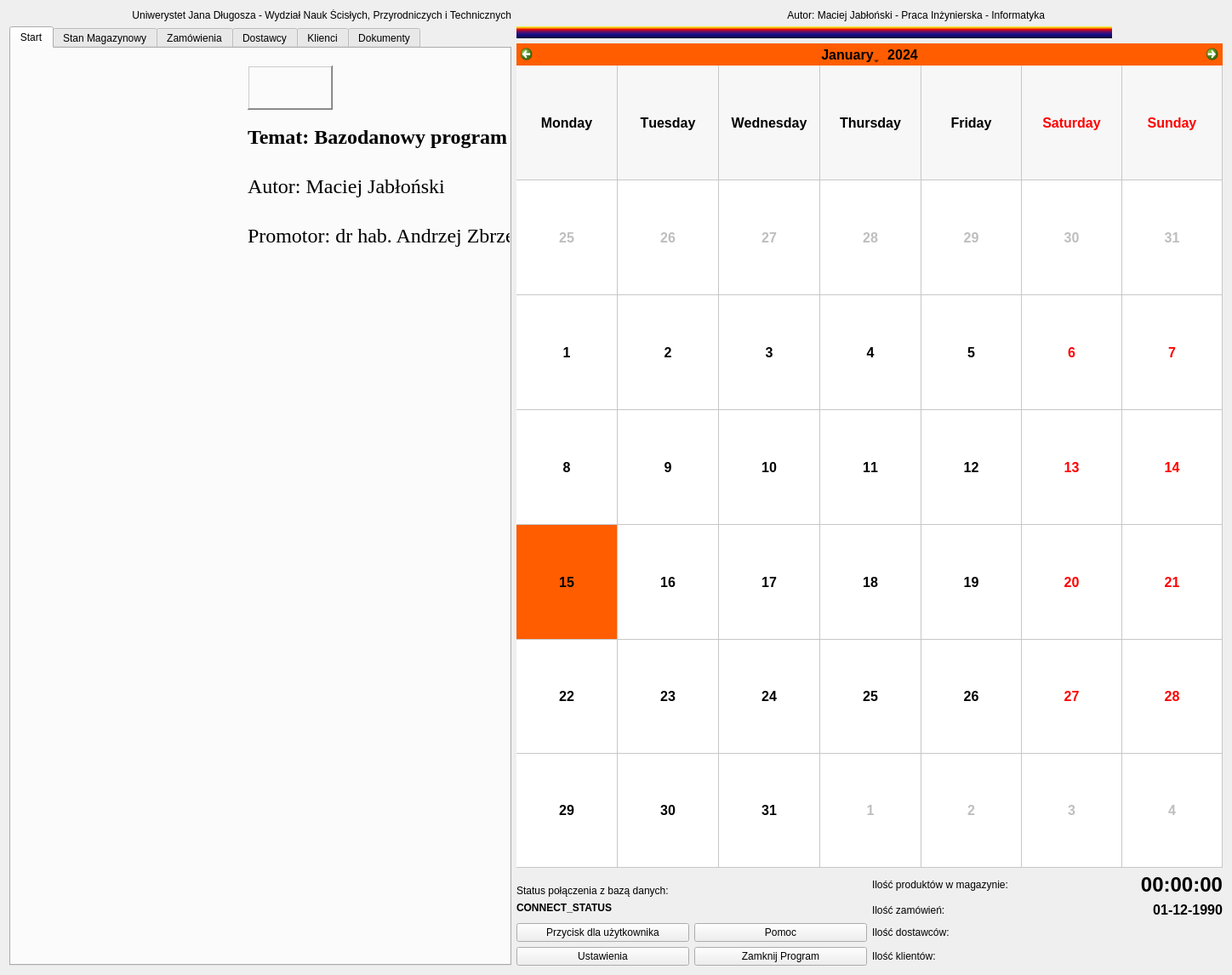
<?xml version="1.0" encoding="UTF-8"?>
<ui version="4.0">
 <class>Form</class>
 <widget class="QWidget" name="Form">
  <property name="geometry">
   <rect>
    <x>0</x>
    <y>0</y>
    <width>1448</width>
    <height>1146</height>
   </rect>
  </property>
  <property name="sizePolicy">
   <sizepolicy hsizetype="Expanding" vsizetype="Expanding">
    <horstretch>0</horstretch>
    <verstretch>0</verstretch>
   </sizepolicy>
  </property>
  <property name="focusPolicy">
   <enum>Qt::StrongFocus</enum>
  </property>
  <property name="windowTitle">
   <string>Form</string>
  </property>
  <layout class="QGridLayout" name="gridLayout_11">
   <item row="0" column="0">
    <widget class="QLabel" name="label_5">
     <property name="layoutDirection">
      <enum>Qt::LeftToRight</enum>
     </property>
     <property name="text">
      <string>Uniwerystet Jana Długosza - Wydział Nauk Ścisłych, Przyrodniczych i Technicznych</string>
     </property>
     <property name="alignment">
      <set>Qt::AlignBottom|Qt::AlignRight|Qt::AlignTrailing</set>
     </property>
    </widget>
   </item>
   <item row="0" column="1" colspan="3">
    <widget class="QLabel" name="label_2">
     <property name="text">
      <string>Autor: Maciej Jabłoński - Praca Inżynierska - Informatyka</string>
     </property>
     <property name="alignment">
      <set>Qt::AlignRight|Qt::AlignTop|Qt::AlignTrailing</set>
     </property>
    </widget>
   </item>
   <item row="1" column="0" rowspan="6">
    <widget class="QTabWidget" name="tableAll">
     <property name="sizePolicy">
      <sizepolicy hsizetype="MinimumExpanding" vsizetype="Expanding">
       <horstretch>0</horstretch>
       <verstretch>0</verstretch>
      </sizepolicy>
     </property>
     <property name="focusPolicy">
      <enum>Qt::StrongFocus</enum>
     </property>
     <property name="currentIndex">
      <number>0</number>
     </property>
     <widget class="QWidget" name="tabStart">
      <attribute name="title">
       <string>Start</string>
      </attribute>
      <widget class="QWidget" name="">
       <property name="geometry">
        <rect>
         <x>180</x>
         <y>20</y>
         <width>1096</width>
         <height>226</height>
        </rect>
       </property>
       <layout class="QGridLayout" name="gridLayout_10">
        <item row="0" column="0">
         <widget class="QLabel" name="ujd_logo">
          <property name="enabled">
           <bool>true</bool>
          </property>
          <property name="sizePolicy">
           <sizepolicy hsizetype="Fixed" vsizetype="Fixed">
            <horstretch>0</horstretch>
            <verstretch>0</verstretch>
           </sizepolicy>
          </property>
          <property name="maximumSize">
           <size>
            <width>100</width>
            <height>100</height>
           </size>
          </property>
          <property name="cursor">
           <cursorShape>PointingHandCursor</cursorShape>
          </property>
          <property name="frameShape">
           <enum>QFrame::WinPanel</enum>
          </property>
          <property name="frameShadow">
           <enum>QFrame::Raised</enum>
          </property>
          <property name="text">
           <string/>
          </property>
          <property name="pixmap">
           <pixmap>ujd_logo.png</pixmap>
          </property>
          <property name="scaledContents">
           <bool>true</bool>
          </property>
          <property name="alignment">
           <set>Qt::AlignCenter</set>
          </property>
          <property name="wordWrap">
           <bool>false</bool>
          </property>
         </widget>
        </item>
        <item row="1" column="0">
         <widget class="QLabel" name="label_6">
          <property name="font">
           <font>
            <family>Times New Roman</family>
            <pointsize>18</pointsize>
            <weight>75</weight>
            <bold>true</bold>
           </font>
          </property>
          <property name="focusPolicy">
           <enum>Qt::StrongFocus</enum>
          </property>
          <property name="text">
           <string>Temat: Bazodanowy program magazynowy z GUI napisany obiektowo w języku Python</string>
          </property>
         </widget>
        </item>
        <item row="2" column="0">
         <widget class="QLabel" name="label_7">
          <property name="font">
           <font>
            <family>Times New Roman</family>
            <pointsize>18</pointsize>
           </font>
          </property>
          <property name="text">
           <string>Autor: Maciej Jabłoński</string>
          </property>
         </widget>
        </item>
        <item row="3" column="0">
         <widget class="QLabel" name="label_8">
          <property name="font">
           <font>
            <family>Times New Roman</family>
            <pointsize>18</pointsize>
           </font>
          </property>
          <property name="text">
           <string>Promotor: dr hab. Andrzej Zbrzezny</string>
          </property>
         </widget>
        </item>
       </layout>
      </widget>
     </widget>
     <widget class="QWidget" name="tabMagazine">
      <property name="autoFillBackground">
       <bool>false</bool>
      </property>
      <attribute name="title">
       <string>Stan Magazynowy</string>
      </attribute>
      <layout class="QGridLayout" name="gridLayout_2">
       <item row="1" column="0">
        <widget class="QWidget" name="gridWidget_2" native="true">
         <property name="enabled">
          <bool>true</bool>
         </property>
         <property name="sizePolicy">
          <sizepolicy hsizetype="Maximum" vsizetype="Maximum">
           <horstretch>0</horstretch>
           <verstretch>0</verstretch>
          </sizepolicy>
         </property>
         <property name="layoutDirection">
          <enum>Qt::LeftToRight</enum>
         </property>
         <property name="autoFillBackground">
          <bool>false</bool>
         </property>
         <layout class="QGridLayout" name="gridLayout"/>
        </widget>
       </item>
       <item row="0" column="0">
        <layout class="QGridLayout" name="gridLayout_6">
         <item row="2" column="1" colspan="6">
          <widget class="QTableWidget" name="tableWidget">
           <property name="font">
            <font>
             <pointsize>9</pointsize>
            </font>
           </property>
           <property name="sortingEnabled">
            <bool>true</bool>
           </property>
           <attribute name="horizontalHeaderStretchLastSection">
            <bool>true</bool>
           </attribute>
           <attribute name="verticalHeaderCascadingSectionResizes">
            <bool>true</bool>
           </attribute>
           <attribute name="verticalHeaderShowSortIndicator" stdset="0">
            <bool>true</bool>
           </attribute>
           <attribute name="verticalHeaderStretchLastSection">
            <bool>false</bool>
           </attribute>
           <column>
            <property name="text">
             <string>ID Produktu</string>
            </property>
            <property name="font">
             <font>
              <weight>75</weight>
              <bold>true</bold>
             </font>
            </property>
           </column>
           <column>
            <property name="text">
             <string>Nazwa Towaru</string>
            </property>
            <property name="font">
             <font>
              <weight>75</weight>
              <bold>true</bold>
             </font>
            </property>
           </column>
           <column>
            <property name="text">
             <string>Cena</string>
            </property>
            <property name="font">
             <font>
              <weight>75</weight>
              <bold>true</bold>
             </font>
            </property>
           </column>
           <column>
            <property name="text">
             <string extracomment="Ilość dostępnych sztuk produktu">Ilość</string>
            </property>
            <property name="font">
             <font>
              <weight>75</weight>
              <bold>true</bold>
             </font>
            </property>
           </column>
           <column>
            <property name="text">
             <string extracomment="Informacja kto dostarcza dany produkt">Dostawca</string>
            </property>
            <property name="font">
             <font>
              <weight>75</weight>
              <bold>true</bold>
             </font>
            </property>
           </column>
           <column>
            <property name="text">
             <string extracomment="Miejsce w którym znajduje się element">Miejsce składowania</string>
            </property>
            <property name="toolTip">
             <string extracomment="Miejsce w którym znajduje się element"/>
            </property>
            <property name="whatsThis">
             <string extracomment="Miejsce w którym znajduje się element"/>
            </property>
            <property name="font">
             <font>
              <weight>75</weight>
              <bold>true</bold>
              <stylestrategy>PreferDefault</stylestrategy>
             </font>
            </property>
           </column>
          </widget>
         </item>
         <item row="1" column="6">
          <widget class="QRadioButton" name="search_by_magazineRadioButton">
           <property name="text">
            <string>Po Miejscu Składowania</string>
           </property>
          </widget>
         </item>
         <item row="1" column="4">
          <widget class="QRadioButton" name="search_by_nameRadioButton">
           <property name="text">
            <string>Po Nazwie Towaru</string>
           </property>
          </widget>
         </item>
         <item row="1" column="5">
          <widget class="QRadioButton" name="search_by_supplierRadioButton">
           <property name="text">
            <string>Po Dostawcy</string>
           </property>
          </widget>
         </item>
         <item row="1" column="3">
          <widget class="QLineEdit" name="lineEdit"/>
         </item>
         <item row="1" column="2">
          <widget class="QLabel" name="label_Wyszukaj">
           <property name="text">
            <string>Wyszukaj:</string>
           </property>
           <property name="alignment">
            <set>Qt::AlignRight|Qt::AlignTrailing|Qt::AlignVCenter</set>
           </property>
          </widget>
         </item>
        </layout>
       </item>
      </layout>
     </widget>
     <widget class="QWidget" name="tabOrders">
      <attribute name="title">
       <string>Zamówienia</string>
      </attribute>
      <layout class="QVBoxLayout" name="verticalLayout_3">
       <item>
        <layout class="QGridLayout" name="gridLayout_7">
         <item row="2" column="0" colspan="5">
          <widget class="QTableWidget" name="tableOrders">
           <property name="font">
            <font>
             <pointsize>9</pointsize>
            </font>
           </property>
           <property name="sortingEnabled">
            <bool>true</bool>
           </property>
           <attribute name="horizontalHeaderStretchLastSection">
            <bool>true</bool>
           </attribute>
           <attribute name="verticalHeaderCascadingSectionResizes">
            <bool>true</bool>
           </attribute>
           <attribute name="verticalHeaderShowSortIndicator" stdset="0">
            <bool>true</bool>
           </attribute>
           <attribute name="verticalHeaderStretchLastSection">
            <bool>false</bool>
           </attribute>
           <column>
            <property name="text">
             <string>ID Zamówienia</string>
            </property>
            <property name="font">
             <font>
              <weight>75</weight>
              <bold>true</bold>
             </font>
            </property>
           </column>
           <column>
            <property name="text">
             <string>Nazwa Klienta</string>
            </property>
            <property name="font">
             <font>
              <weight>75</weight>
              <bold>true</bold>
             </font>
            </property>
           </column>
           <column>
            <property name="text">
             <string>Zamówione Produkty</string>
            </property>
            <property name="font">
             <font>
              <weight>75</weight>
              <bold>true</bold>
             </font>
            </property>
           </column>
           <column>
            <property name="text">
             <string extracomment="Ilość dostępnych sztuk produktu">Cena do zapłaty</string>
            </property>
            <property name="font">
             <font>
              <weight>75</weight>
              <bold>true</bold>
             </font>
            </property>
           </column>
           <column>
            <property name="text">
             <string extracomment="Informacja kto dostarcza dany produkt">Adres wysyłki</string>
            </property>
            <property name="font">
             <font>
              <weight>75</weight>
              <bold>true</bold>
             </font>
            </property>
           </column>
           <column>
            <property name="text">
             <string extracomment="Miejsce w którym znajduje się element">Status Zamówienia</string>
            </property>
            <property name="toolTip">
             <string extracomment="Miejsce w którym znajduje się element"/>
            </property>
            <property name="whatsThis">
             <string extracomment="Miejsce w którym znajduje się element"/>
            </property>
            <property name="font">
             <font>
              <weight>75</weight>
              <bold>true</bold>
              <stylestrategy>PreferDefault</stylestrategy>
             </font>
            </property>
           </column>
          </widget>
         </item>
         <item row="0" column="2">
          <widget class="QRadioButton" name="search_by_orderID">
           <property name="text">
            <string>Po ID Zamówienia</string>
           </property>
          </widget>
         </item>
         <item row="0" column="1">
          <widget class="QLineEdit" name="lineEdit_2"/>
         </item>
         <item row="0" column="3">
          <widget class="QRadioButton" name="search_by_clientName">
           <property name="text">
            <string>Po Nazwie Klienta</string>
           </property>
          </widget>
         </item>
         <item row="0" column="0">
          <widget class="QLabel" name="label_Wyszukaj_2">
           <property name="text">
            <string>Wyszukaj:</string>
           </property>
          </widget>
         </item>
         <item row="0" column="4">
          <widget class="QRadioButton" name="search_by_sendAdress">
           <property name="text">
            <string>Po Adresie wysyłki</string>
           </property>
          </widget>
         </item>
        </layout>
       </item>
      </layout>
     </widget>
     <widget class="QWidget" name="tabSupplier">
      <attribute name="title">
       <string>Dostawcy</string>
      </attribute>
      <layout class="QGridLayout" name="gridLayout_13">
       <item row="0" column="0">
        <layout class="QGridLayout" name="gridLayout_12">
         <item row="6" column="0" colspan="5">
          <widget class="QTableWidget" name="tableSuppliers">
           <property name="selectionMode">
            <enum>QAbstractItemView::SingleSelection</enum>
           </property>
           <property name="sortingEnabled">
            <bool>true</bool>
           </property>
           <property name="cornerButtonEnabled">
            <bool>false</bool>
           </property>
           <attribute name="horizontalHeaderCascadingSectionResizes">
            <bool>true</bool>
           </attribute>
           <attribute name="horizontalHeaderStretchLastSection">
            <bool>true</bool>
           </attribute>
           <attribute name="verticalHeaderCascadingSectionResizes">
            <bool>true</bool>
           </attribute>
           <attribute name="verticalHeaderShowSortIndicator" stdset="0">
            <bool>true</bool>
           </attribute>
           <attribute name="verticalHeaderStretchLastSection">
            <bool>false</bool>
           </attribute>
           <column>
            <property name="text">
             <string>ID Dostawcy</string>
            </property>
            <property name="font">
             <font>
              <weight>75</weight>
              <bold>true</bold>
             </font>
            </property>
           </column>
           <column>
            <property name="text">
             <string>Nazwa Dostawcy</string>
            </property>
            <property name="font">
             <font>
              <weight>75</weight>
              <bold>true</bold>
             </font>
            </property>
           </column>
           <column>
            <property name="text">
             <string extracomment="Ilość dostępnych sztuk produktu">NIP</string>
            </property>
            <property name="font">
             <font>
              <weight>75</weight>
              <bold>true</bold>
             </font>
            </property>
           </column>
           <column>
            <property name="text">
             <string>Adres</string>
            </property>
            <property name="font">
             <font>
              <weight>75</weight>
              <bold>true</bold>
             </font>
            </property>
           </column>
           <column>
            <property name="text">
             <string extracomment="Informacja kto dostarcza dany produkt">Nr Telefonu</string>
            </property>
            <property name="font">
             <font>
              <weight>75</weight>
              <bold>true</bold>
             </font>
            </property>
           </column>
           <column>
            <property name="text">
             <string extracomment="Miejsce w którym znajduje się element">E-mail</string>
            </property>
            <property name="toolTip">
             <string extracomment="Miejsce w którym znajduje się element"/>
            </property>
            <property name="whatsThis">
             <string extracomment="Miejsce w którym znajduje się element"/>
            </property>
            <property name="font">
             <font>
              <weight>75</weight>
              <bold>true</bold>
              <stylestrategy>PreferDefault</stylestrategy>
             </font>
            </property>
           </column>
          </widget>
         </item>
         <item row="0" column="1">
          <widget class="QLineEdit" name="lineEditSuppliers"/>
         </item>
         <item row="0" column="2">
          <widget class="QRadioButton" name="search_by_Supplier_NameRadioButton">
           <property name="text">
            <string>Po Nazwie Dostawcy</string>
           </property>
          </widget>
         </item>
         <item row="0" column="3">
          <widget class="QRadioButton" name="search_by_AdressRadioButton">
           <property name="text">
            <string>Po Adresie</string>
           </property>
          </widget>
         </item>
         <item row="0" column="4">
          <widget class="QRadioButton" name="search_by_NIPRadioButton">
           <property name="text">
            <string>Po NIP'ie</string>
           </property>
          </widget>
         </item>
         <item row="0" column="0">
          <widget class="QLabel" name="label_Wyszukaj2">
           <property name="text">
            <string>Wyszukaj:</string>
           </property>
          </widget>
         </item>
        </layout>
       </item>
      </layout>
     </widget>
     <widget class="QWidget" name="tabClients">
      <attribute name="title">
       <string>Klienci</string>
      </attribute>
      <layout class="QVBoxLayout" name="verticalLayout_4">
       <item>
        <layout class="QGridLayout" name="gridLayout_8">
         <item row="2" column="0" colspan="5">
          <widget class="QTableWidget" name="tableClients">
           <property name="font">
            <font>
             <pointsize>9</pointsize>
            </font>
           </property>
           <property name="sortingEnabled">
            <bool>true</bool>
           </property>
           <attribute name="horizontalHeaderStretchLastSection">
            <bool>true</bool>
           </attribute>
           <attribute name="verticalHeaderCascadingSectionResizes">
            <bool>true</bool>
           </attribute>
           <attribute name="verticalHeaderShowSortIndicator" stdset="0">
            <bool>true</bool>
           </attribute>
           <attribute name="verticalHeaderStretchLastSection">
            <bool>false</bool>
           </attribute>
           <column>
            <property name="text">
             <string>ID Klienta</string>
            </property>
            <property name="font">
             <font>
              <weight>75</weight>
              <bold>true</bold>
             </font>
            </property>
           </column>
           <column>
            <property name="text">
             <string>Nazwa Firmy</string>
            </property>
            <property name="font">
             <font>
              <weight>75</weight>
              <bold>true</bold>
             </font>
            </property>
           </column>
           <column>
            <property name="text">
             <string extracomment="Ilość dostępnych sztuk produktu">Adres</string>
            </property>
            <property name="font">
             <font>
              <weight>75</weight>
              <bold>true</bold>
             </font>
            </property>
           </column>
           <column>
            <property name="text">
             <string>NIP</string>
            </property>
            <property name="font">
             <font>
              <weight>75</weight>
              <bold>true</bold>
             </font>
            </property>
           </column>
           <column>
            <property name="text">
             <string extracomment="Informacja kto dostarcza dany produkt">Nr telefonu</string>
            </property>
            <property name="font">
             <font>
              <weight>75</weight>
              <bold>true</bold>
             </font>
            </property>
           </column>
           <column>
            <property name="text">
             <string extracomment="Miejsce w którym znajduje się element">Adres e-mail</string>
            </property>
            <property name="toolTip">
             <string extracomment="Miejsce w którym znajduje się element"/>
            </property>
            <property name="whatsThis">
             <string extracomment="Miejsce w którym znajduje się element"/>
            </property>
            <property name="font">
             <font>
              <weight>75</weight>
              <bold>true</bold>
              <stylestrategy>PreferDefault</stylestrategy>
             </font>
            </property>
           </column>
          </widget>
         </item>
         <item row="0" column="4">
          <widget class="QRadioButton" name="search_by_adresClient">
           <property name="text">
            <string>Po Adresie</string>
           </property>
          </widget>
         </item>
         <item row="0" column="1">
          <widget class="QLineEdit" name="lineEdit_Client"/>
         </item>
         <item row="0" column="0">
          <widget class="QLabel" name="label_Wyszukaj_3">
           <property name="text">
            <string>Wyszukaj:</string>
           </property>
          </widget>
         </item>
         <item row="0" column="2">
          <widget class="QRadioButton" name="search_by_companyName">
           <property name="text">
            <string>Po Nazwie Firmy</string>
           </property>
          </widget>
         </item>
         <item row="0" column="3">
          <widget class="QRadioButton" name="search_by_NIPClient">
           <property name="text">
            <string>Po NIP</string>
           </property>
          </widget>
         </item>
        </layout>
       </item>
      </layout>
     </widget>
     <widget class="QWidget" name="tabDocs">
      <attribute name="title">
       <string>Dokumenty</string>
      </attribute>
      <layout class="QGridLayout" name="gridLayout_9">
       <item row="0" column="0">
        <widget class="QTabWidget" name="tableDocs">
         <property name="currentIndex">
          <number>0</number>
         </property>
         <property name="elideMode">
          <enum>Qt::ElideNone</enum>
         </property>
         <property name="tabsClosable">
          <bool>false</bool>
         </property>
         <property name="movable">
          <bool>false</bool>
         </property>
         <property name="tabBarAutoHide">
          <bool>false</bool>
         </property>
         <widget class="QWidget" name="tableDocsVat">
          <attribute name="title">
           <string>Faktury Vat</string>
          </attribute>
          <layout class="QGridLayout" name="gridLayout_3">
           <item row="1" column="0">
            <widget class="QPushButton" name="openVatDocsButton">
             <property name="sizePolicy">
              <sizepolicy hsizetype="Fixed" vsizetype="Fixed">
               <horstretch>0</horstretch>
               <verstretch>0</verstretch>
              </sizepolicy>
             </property>
             <property name="font">
              <font>
               <weight>75</weight>
               <bold>true</bold>
              </font>
             </property>
             <property name="contextMenuPolicy">
              <enum>Qt::CustomContextMenu</enum>
             </property>
             <property name="autoFillBackground">
              <bool>false</bool>
             </property>
             <property name="text">
              <string>Otwórz</string>
             </property>
            </widget>
           </item>
           <item row="1" column="1">
            <widget class="QListWidget" name="listVat">
             <property name="selectionBehavior">
              <enum>QAbstractItemView::SelectRows</enum>
             </property>
             <property name="selectionRectVisible">
              <bool>true</bool>
             </property>
            </widget>
           </item>
          </layout>
         </widget>
         <widget class="QWidget" name="tableDocsPZ">
          <attribute name="title">
           <string>PZ</string>
          </attribute>
          <layout class="QGridLayout" name="gridLayout_5">
           <item row="0" column="2">
            <widget class="QListWidget" name="listPZ"/>
           </item>
           <item row="0" column="0">
            <widget class="QPushButton" name="openPZDocsButton">
             <property name="font">
              <font>
               <weight>75</weight>
               <bold>true</bold>
              </font>
             </property>
             <property name="text">
              <string>Otwórz</string>
             </property>
            </widget>
           </item>
          </layout>
         </widget>
         <widget class="QWidget" name="tableDocsWZ">
          <attribute name="title">
           <string>WZ</string>
          </attribute>
          <layout class="QGridLayout" name="gridLayout_4">
           <item row="0" column="1">
            <widget class="QListWidget" name="listWZ"/>
           </item>
           <item row="0" column="0">
            <widget class="QPushButton" name="openWZDocsButton">
             <property name="font">
              <font>
               <weight>75</weight>
               <bold>true</bold>
              </font>
             </property>
             <property name="text">
              <string>Otwórz</string>
             </property>
            </widget>
           </item>
          </layout>
         </widget>
        </widget>
       </item>
      </layout>
     </widget>
    </widget>
   </item>
   <item row="1" column="1" colspan="4">
    <widget class="QLabel" name="label">
     <property name="enabled">
      <bool>true</bool>
     </property>
     <property name="sizePolicy">
      <sizepolicy hsizetype="Preferred" vsizetype="Preferred">
       <horstretch>0</horstretch>
       <verstretch>0</verstretch>
      </sizepolicy>
     </property>
     <property name="minimumSize">
      <size>
       <width>700</width>
       <height>0</height>
      </size>
     </property>
     <property name="maximumSize">
      <size>
       <width>700</width>
       <height>480</height>
      </size>
     </property>
     <property name="font">
      <font>
       <weight>50</weight>
       <bold>false</bold>
      </font>
     </property>
     <property name="toolTip">
      <string/>
     </property>
     <property name="layoutDirection">
      <enum>Qt::LeftToRight</enum>
     </property>
     <property name="autoFillBackground">
      <bool>false</bool>
     </property>
     <property name="styleSheet">
      <string notr="true">background-color: qlineargradient(spread:pad, x1:0, y1:1, x2:0, y2:0, stop:0 rgba(0, 0, 0, 255), stop:0.05 rgba(14, 8, 73, 255), stop:0.36 rgba(28, 17, 145, 255), stop:0.6 rgba(126, 14, 81, 255), stop:0.75 rgba(234, 11, 11, 255), stop:0.79 rgba(244, 70, 5, 255), stop:0.86 rgba(255, 136, 0, 255), stop:0.935 rgba(239, 236, 55, 255));</string>
     </property>
     <property name="text">
      <string/>
     </property>
     <property name="pixmap">
      <pixmap>logo.png</pixmap>
     </property>
     <property name="scaledContents">
      <bool>false</bool>
     </property>
     <property name="alignment">
      <set>Qt::AlignCenter</set>
     </property>
     <property name="wordWrap">
      <bool>true</bool>
     </property>
    </widget>
   </item>
   <item row="2" column="1" colspan="4">
    <widget class="QCalendarWidget" name="calendarWidget">
     <property name="enabled">
      <bool>true</bool>
     </property>
     <property name="sizePolicy">
      <sizepolicy hsizetype="Expanding" vsizetype="Expanding">
       <horstretch>200</horstretch>
       <verstretch>200</verstretch>
      </sizepolicy>
     </property>
     <property name="sizeIncrement">
      <size>
       <width>0</width>
       <height>0</height>
      </size>
     </property>
     <property name="baseSize">
      <size>
       <width>0</width>
       <height>0</height>
      </size>
     </property>
     <property name="font">
      <font>
       <pointsize>12</pointsize>
       <weight>75</weight>
       <bold>true</bold>
       <underline>false</underline>
       <strikeout>false</strikeout>
       <kerning>false</kerning>
      </font>
     </property>
     <property name="cursor">
      <cursorShape>PointingHandCursor</cursorShape>
     </property>
     <property name="mouseTracking">
      <bool>true</bool>
     </property>
     <property name="focusPolicy">
      <enum>Qt::NoFocus</enum>
     </property>
     <property name="styleSheet">
      <string notr="true">selection-color: qconicalgradient(cx:0, cy:0, angle:135, stop:0 rgba(255, 255, 0, 69), stop:0.375 rgba(255, 255, 0, 69), stop:0.423533 rgba(251, 255, 0, 145), stop:0.45 rgba(247, 255, 0, 208), stop:0.477581 rgba(255, 244, 71, 130), stop:0.518717 rgba(255, 218, 71, 130), stop:0.55 rgba(255, 255, 0, 255), stop:0.57754 rgba(255, 203, 0, 130), stop:0.625 rgba(255, 255, 0, 69), stop:1 rgba(255, 255, 0, 69));
selection-background-color: rgb(255, 93, 0);</string>
     </property>
     <property name="gridVisible">
      <bool>true</bool>
     </property>
     <property name="horizontalHeaderFormat">
      <enum>QCalendarWidget::LongDayNames</enum>
     </property>
     <property name="verticalHeaderFormat">
      <enum>QCalendarWidget::NoVerticalHeader</enum>
     </property>
     <property name="navigationBarVisible">
      <bool>true</bool>
     </property>
     <property name="dateEditEnabled">
      <bool>false</bool>
     </property>
    </widget>
   </item>
   <item row="3" column="1">
    <widget class="QLabel" name="label_3">
     <property name="text">
      <string>Status połączenia z bazą danych: </string>
     </property>
     <property name="alignment">
      <set>Qt::AlignBottom|Qt::AlignLeading|Qt::AlignLeft</set>
     </property>
    </widget>
   </item>
   <item row="3" column="3">
    <widget class="QLabel" name="itemCountLabel">
     <property name="text">
      <string>Ilość produktów w magazynie:</string>
     </property>
     <property name="alignment">
      <set>Qt::AlignLeading|Qt::AlignLeft|Qt::AlignVCenter</set>
     </property>
    </widget>
   </item>
   <item row="3" column="4">
    <widget class="QLabel" name="labelClock">
     <property name="font">
      <font>
       <pointsize>18</pointsize>
       <weight>75</weight>
       <bold>true</bold>
      </font>
     </property>
     <property name="text">
      <string>00:00:00</string>
     </property>
     <property name="scaledContents">
      <bool>true</bool>
     </property>
     <property name="alignment">
      <set>Qt::AlignRight|Qt::AlignTrailing|Qt::AlignVCenter</set>
     </property>
     <property name="wordWrap">
      <bool>true</bool>
     </property>
    </widget>
   </item>
   <item row="4" column="1">
    <widget class="QLabel" name="connectStatus">
     <property name="font">
      <font>
       <pointsize>9</pointsize>
       <weight>75</weight>
       <bold>true</bold>
      </font>
     </property>
     <property name="text">
      <string>CONNECT_STATUS</string>
     </property>
     <property name="alignment">
      <set>Qt::AlignLeading|Qt::AlignLeft|Qt::AlignTop</set>
     </property>
    </widget>
   </item>
   <item row="4" column="3">
    <widget class="QLabel" name="orderCountLabel">
     <property name="text">
      <string>Ilość zamówień:</string>
     </property>
     <property name="alignment">
      <set>Qt::AlignLeading|Qt::AlignLeft|Qt::AlignVCenter</set>
     </property>
    </widget>
   </item>
   <item row="4" column="4">
    <widget class="QLabel" name="labelToday">
     <property name="font">
      <font>
       <pointsize>12</pointsize>
       <weight>75</weight>
       <bold>true</bold>
      </font>
     </property>
     <property name="layoutDirection">
      <enum>Qt::LeftToRight</enum>
     </property>
     <property name="text">
      <string>01-12-1990</string>
     </property>
     <property name="alignment">
      <set>Qt::AlignRight|Qt::AlignTrailing|Qt::AlignVCenter</set>
     </property>
    </widget>
   </item>
   <item row="5" column="1">
    <widget class="QPushButton" name="userButton">
     <property name="text">
      <string>Przycisk dla użytkownika</string>
     </property>
    </widget>
   </item>
   <item row="5" column="2">
    <widget class="QPushButton" name="helpButton">
     <property name="text">
      <string>Pomoc</string>
     </property>
    </widget>
   </item>
   <item row="5" column="3">
    <widget class="QLabel" name="suppliersCountLabel">
     <property name="text">
      <string>Ilość dostawców:</string>
     </property>
     <property name="alignment">
      <set>Qt::AlignLeading|Qt::AlignLeft|Qt::AlignVCenter</set>
     </property>
    </widget>
   </item>
   <item row="6" column="1">
    <widget class="QPushButton" name="settingsButton">
     <property name="text">
      <string>Ustawienia</string>
     </property>
    </widget>
   </item>
   <item row="6" column="2">
    <widget class="QPushButton" name="closeButton">
     <property name="text">
      <string>Zamknij Program</string>
     </property>
    </widget>
   </item>
   <item row="6" column="3">
    <widget class="QLabel" name="clientsCountLabel">
     <property name="text">
      <string>Ilość klientów:</string>
     </property>
     <property name="alignment">
      <set>Qt::AlignLeading|Qt::AlignLeft|Qt::AlignVCenter</set>
     </property>
    </widget>
   </item>
  </layout>
 </widget>
 <resources/>
 <connections/>
 <designerdata>
  <property name="gridDeltaX">
   <number>10</number>
  </property>
  <property name="gridDeltaY">
   <number>10</number>
  </property>
  <property name="gridSnapX">
   <bool>true</bool>
  </property>
  <property name="gridSnapY">
   <bool>true</bool>
  </property>
  <property name="gridVisible">
   <bool>true</bool>
  </property>
 </designerdata>
</ui>
